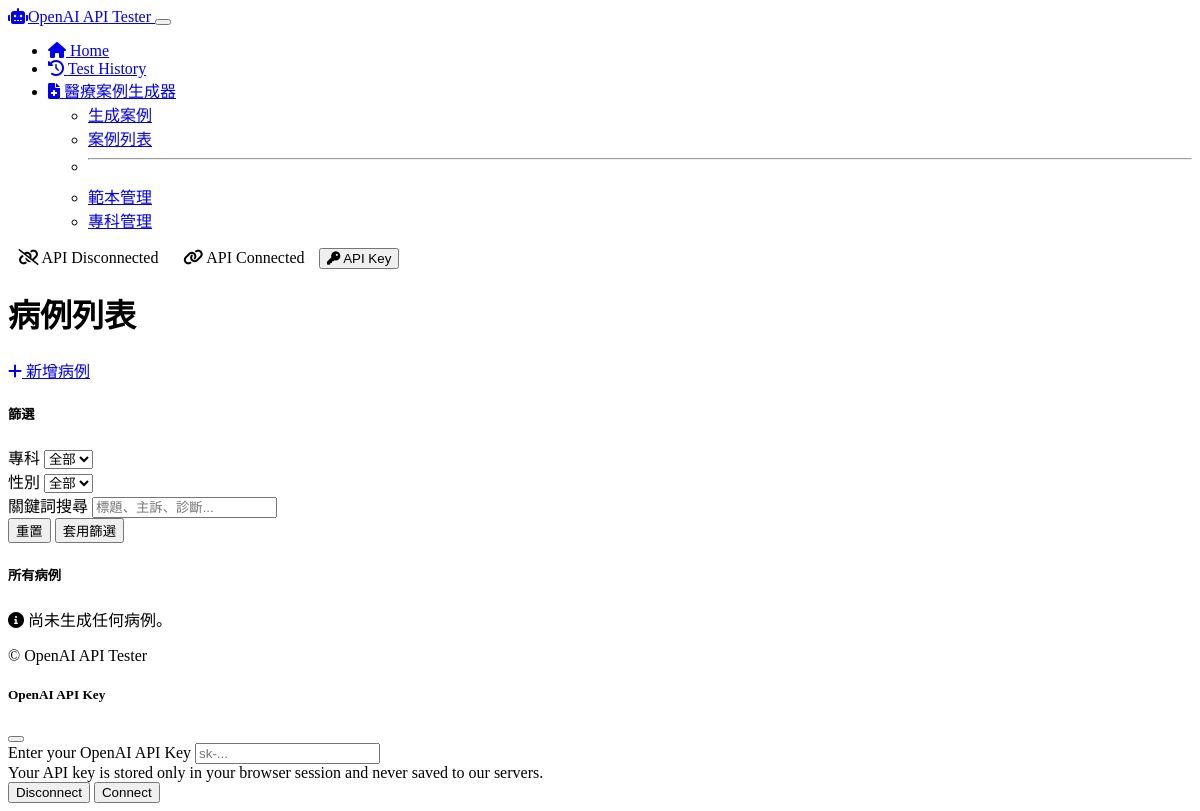
The app's page /medical/cases, older data.
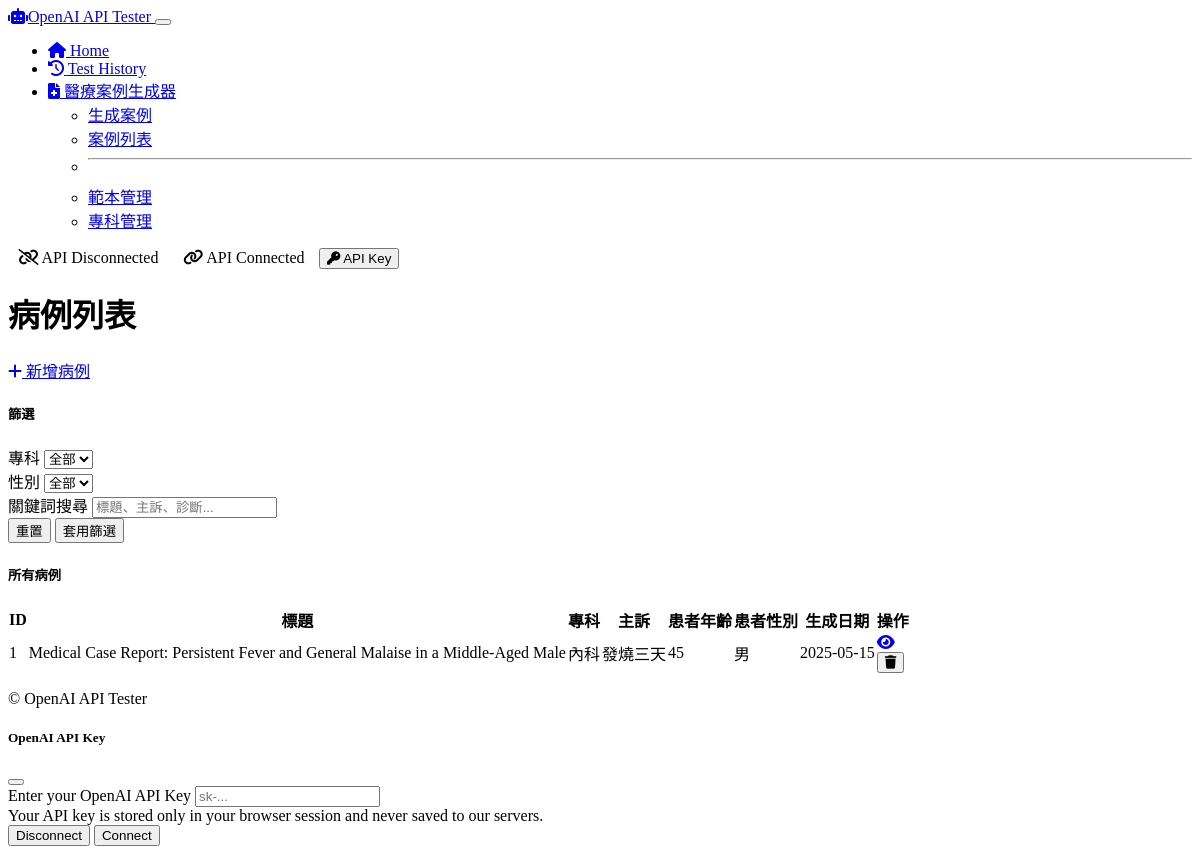
The same page, newer data.
### models/medical_case.py (models this page shows, shortened)
class MedicalCase(db.Model):
    id = db.Column(db.Integer, primary_key=True)
    title = db.Column(db.String(200), nullable=False)
    patient_age = db.Column(db.Integer, nullable=True)
    patient_gender = db.Column(db.String(20), nullable=True)
    chief_complaint = db.Column(db.Text, nullable=False)
    history_present_illness = db.Column(db.Text, nullable=True)
    past_medical_history = db.Column(db.Text, nullable=True)
    medications = db.Column(db.Text, nullable=True)
    allergies = db.Column(db.Text, nullable=True)
    family_history = db.Column(db.Text, nullable=True)
    social_history = db.Column(db.Text, nullable=True)
    physical_examination = db.Column(db.Text, nullable=True)
    vital_signs = db.Column(db.Text, nullable=True)
    laboratory_results = db.Column(db.Text, nullable=True)
    imaging_results = db.Column(db.Text, nullable=True)
    assessment = db.Column(db.Text, nullable=True)
    plan = db.Column(db.Text, nullable=True)
    specialty_id = db.Column(db.Integer, db.ForeignKey('medical_specialty.id'), nullable=True)
    diagnoses = db.relationship('Diagnosis', backref='case', lazy=True, cascade="all, delete-orphan")
    questionnaire_items = db.relationship('QuestionnaireItem', backref='case', lazy=True, cascade="all, delete-orphan")
    prompt_used = db.Column(db.Text, nullable=True)
    system_message = db.Column(db.Text, nullable=True)
    ai_model = db.Column(db.String(50), nullable=True)
    created_at = db.Column(db.DateTime, default=datetime.utcnow)
    updated_at = db.Column(db.DateTime, default=datetime.utcnow, onupdate=datetime.utcnow)

class MedicalSpecialty(db.Model):
    id = db.Column(db.Integer, primary_key=True)
    name = db.Column(db.String(100), nullable=False, unique=True)
    description = db.Column(db.Text, nullable=True)
    cases = db.relationship('MedicalCase', backref='specialty', lazy=True)

### routes/medical_routes.py (the view)
@app.route('/medical/cases', methods=['GET'])
def list_cases():
    cases = MedicalCase.query.order_by(MedicalCase.created_at.desc()).all()
    specialties = MedicalSpecialty.query.order_by(MedicalSpecialty.name).all()
    return render_template(
        'medical/cases.html',
        cases=cases,
        specialties=specialties
    )

### templates/medical/cases.html (shortened to what this page needs)
{% extends 'layout.html' %}
{% block content %}
<div class="container py-4">
    <div class="mb-4 d-flex justify-content-between align-items-center">
        <h1>病例列表</h1>
        <a href="{{ url_for('medical_home') }}" class="btn btn-primary">
            <i class="fas fa-plus me-1"></i> 新增病例
        </a>
    </div>
    <div class="card mb-4 shadow-sm">
        <div class="card-header">
            <h5 class="mb-0">篩選</h5>
        </div>
        <div class="card-body">
            <form id="filterForm" class="row g-3">
                <div class="col-md-4">
                    <label for="filterSpecialty" class="form-label">專科</label>
                    <select class="form-select" id="filterSpecialty">
                        <option value="">全部</option>
                    </select>
                </div>
                <div class="col-md-4">
                    <label for="filterGender" class="form-label">性別</label>
                    <select class="form-select" id="filterGender">
                        <option value="">全部</option>
                    </select>
                </div>
                <div class="col-md-4">
                    <label for="filterSearch" class="form-label">關鍵詞搜尋</label>
                    <input type="text" class="form-control" id="filterSearch" placeholder="標題、主訴、診斷...">
                </div>
                <div class="col-12 text-end">
                    <button type="reset" class="btn btn-secondary">重置</button>
                    <button type="submit" class="btn btn-primary">套用篩選</button>
                </div>
            </form>
        </div>
    </div>
    <div class="card shadow-sm">
        <div class="card-header">
            <h5 class="mb-0">所有病例</h5>
        </div>
        <div class="card-body">
            {% if cases %}
                <div class="table-responsive">
                    <table class="table table-hover" id="casesTable">
                        <thead>
                            <tr>
                                <th>ID</th>
                                <th>標題</th>
                                <th>專科</th>
                                <th>主訴</th>
                                <th>患者年齡</th>
                                <th>患者性別</th>
                                <th>生成日期</th>
                                <th>操作</th>
                            </tr>
                        </thead>
                        <tbody>
                            {% for case in cases %}
                                <tr class="case-row"
                                    data-specialty="{{ case.specialty.id if case.specialty else '' }}"
                                    data-gender="{{ case.patient_gender }}"
                                    data-search="{{ case.title }} {{ case.chief_complaint }}">
                                    <td>{{ case.id }}</td>
                                    <td>{{ case.title }}</td>
                                    <td>{{ case.specialty.name if case.specialty else "未指定" }}</td>
                                    <td>{{ case.chief_complaint }}</td>
                                    <td>{{ case.patient_age }}</td>
                                    <td>{{ case.patient_gender }}</td>
                                    <td>{{ case.created_at.strftime('%Y-%m-%d') }}</td>
                                    <td>
                                        <div class="btn-group">
                                            <a href="{{ url_for('view_case', id=case.id) }}" class="btn btn-sm btn-outline-info">
                                                <i class="fas fa-eye"></i>
                                            </a>
                                            <form action="{{ url_for('delete_case', id=case.id) }}" method="POST" onsubmit="return confirm('確定要刪除這個病例嗎？此操作無法撤銷。');" class="d-inline">
                                                <button type="submit" class="btn btn-sm btn-outline-danger">
                                                    <i class="fas fa-trash"></i>
                                                </button>
                                            </form>
                                        </div>
                                    </td>
                                </tr>
                            {% endfor %}
                        </tbody>
                    </table>
                </div>
            {% else %}
                <div class="alert alert-info">
                    <i class="fas fa-info-circle me-2"></i> 尚未生成任何病例。
                </div>
            {% endif %}
        </div>
    </div>
</div>
{% endblock %}

### templates/layout.html (shortened to what this page needs)
<!DOCTYPE html>
<html lang="en" data-bs-theme="dark">
<head>
    <link href="https://cdn.replit.com/agent/bootstrap-agent-dark-theme.min.css" rel="stylesheet">
    <link rel="stylesheet" href="https://cdnjs.cloudflare.com/ajax/libs/font-awesome/6.0.0/css/all.min.css">
    <link rel="stylesheet" href="{{ url_for('static', filename='css/custom.css') }}">
</head>
<body>
    <header>
        <nav class="navbar navbar-expand-lg navbar-dark bg-dark">
            <div class="container-fluid">
                <a class="navbar-brand" href="/">
                    <i class="fas fa-robot me-2"></i>OpenAI API Tester
                </a>
                <button class="navbar-toggler" type="button" data-bs-toggle="collapse" data-bs-target="#navbarNav">
                </button>
                <div class="collapse navbar-collapse" id="navbarNav">
                    <ul class="navbar-nav">
                        <li class="nav-item">
                            <a class="nav-link" href="/">
                                <i class="fas fa-home me-1"></i> Home
                            </a>
                        </li>
                        <li class="nav-item">
                            <a class="nav-link" href="/test-cases">
                                <i class="fas fa-history me-1"></i> Test History
                            </a>
                        </li>
                        <li class="nav-item dropdown">
                            <a class="nav-link dropdown-toggle" href="#" id="medicalDropdown" role="button" data-bs-toggle="dropdown" aria-expanded="false">
                                <i class="fas fa-file-medical me-1"></i> 醫療案例生成器
                            </a>
                            <ul class="dropdown-menu" aria-labelledby="medicalDropdown">
                                <li><a class="dropdown-item" href="/medical">生成案例</a></li>
                                <li><a class="dropdown-item" href="/medical/cases">案例列表</a></li>
                                <li><hr class="dropdown-divider"></li>
                                <li><a class="dropdown-item" href="/medical/templates">範本管理</a></li>
                                <li><a class="dropdown-item" href="/medical/specialties">專科管理</a></li>
                            </ul>
                        </li>
                    </ul>
                    <div class="ms-auto d-flex align-items-center" id="apiKeyStatus">
                        <span class="badge bg-danger me-2" id="apiDisconnected">
                            <i class="fas fa-unlink me-1"></i> API Disconnected
                        </span>
                        <span class="badge bg-success me-2 d-none" id="apiConnected">
                            <i class="fas fa-link me-1"></i> API Connected
                        </span>
                        <button class="btn btn-sm btn-outline-light" id="apiKeyButton" data-bs-toggle="modal" data-bs-target="#apiKeyModal">
                            <i class="fas fa-key me-1"></i> API Key
                        </button>
                    </div>
                </div>
            </div>
        </nav>
    </header>
    <main class="container py-4">
        {% block content %}{% endblock %}
    </main>
    <footer class="bg-dark text-light py-3 mt-5">
        <div class="container text-center">
            <p class="mb-0">&copy; OpenAI API Tester</p>
        </div>
    </footer>
    <div class="modal fade" id="apiKeyModal" tabindex="-1" aria-hidden="true">
        <div class="modal-dialog">
            <div class="modal-content">
                <div class="modal-header">
                    <h5 class="modal-title">OpenAI API Key</h5>
                    <button type="button" class="btn-close" data-bs-dismiss="modal" aria-label="Close"></button>
                </div>
                <div class="modal-body">
                    <div class="mb-3">
                        <label for="apiKeyInput" class="form-label">Enter your OpenAI API Key</label>
                        <input type="password" class="form-control" id="apiKeyInput" placeholder="sk-...">
                        <div class="form-text">Your API key is stored only in your browser session and never saved to our servers.</div>
                    </div>
                </div>
                <div class="modal-footer">
                    <button type="button" class="btn btn-outline-danger" id="disconnectButton">Disconnect</button>
                    <button type="button" class="btn btn-primary" id="connectButton">Connect</button>
                </div>
            </div>
        </div>
    </div>
</body>
</html>

### static/css/custom.css (style rules this page uses)
.form-label { margin-bottom: 0.3rem; font-weight: 500; }
.table { border-collapse: separate; border-spacing: 0; }
.badge { font-weight: normal; padding: 0.35em 0.65em; }

Row changes from the older to the newer data that the page shows:
added MedicalCase: id "1", title "Medical Case Report: Persistent Fever and General Malaise in a Middle-Aged Male", specialty "內科", chief_complaint "發燒三天", patient_age "45", patient_gender "男", created_at "2025-05-15"
Text that changed along with them:
text no longer shown: "尚未生成任何病例。"
text now shown: "ID 標題 專科 主訴 患者年齡 患者性別 生成日期 操作"
